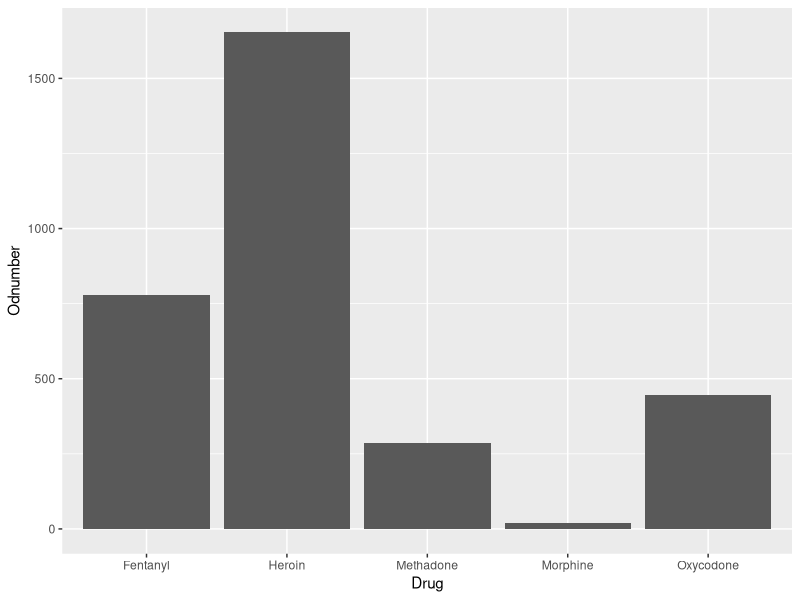

This chart was generated by the following R code:
## ---- chunk 1
knitr::opts_chunk$set(echo = TRUE)
## ---- chunk 2
library(ggplot2)
library(dplyr)
library(tidyverse)

odCT<- readr::read_csv("dataSets/odCT.csv")

HeroinCount <- odCT %>%
   count(Heroin == "Y")

FentCount <- odCT %>%
   count(Fentanyl == "Y")

OxyCount <- odCT %>%
  count(Oxycodone == "Y")
  
MethadCount <- odCT %>%
   count(Methadone == "Y")

MorphineCount <- odCT %>%
   count(`Morphine (not heroin)` == "Y")

# View(HeroinCount)
# View(FentCount)
# View(OxyCount)
# View(MethadCount)
# View(MorphineCount)

ODbyDrug <- readr::read_csv("dataSets/ODbyDrug.csv")

ODbyDrug %>% 
  ggplot(aes(Drug, Odnumber)) + geom_bar(stat='identity')


